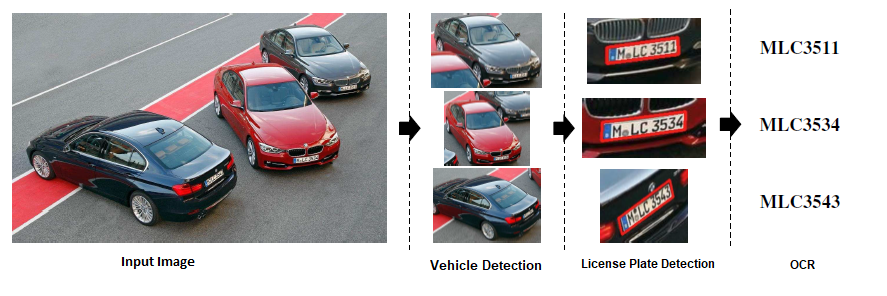
#> input picture Illustration/ALPD_3steps.png, 887 x 296 px, given in place of the camera
$ jupyter execute --allow-errors 'Color filtering.ipynb'   (shell and % lines are left out)   (text cells are left out)
#> lines starting #> are read from the running program, lines starting #| are printed output that depends on the picture; after the words box and inside, x2 and y2 are one past the last pixel; in counts of white or black regions, pixels touching at a corner belong together
[cell 1]
import cv2
import numpy as np

capt = cv2.VideoCapture(0)

while(1):
    _, frame = capt.read()
#> frame is the input picture: shape (296, 887, 3); mean B, G, R 180.5, 178.8, 183.9
    hsv = cv2.cvtColor(frame, cv2.COLOR_BGR2HSV)
#> hsv: shape (296, 887, 3); mean H, S, V 44.5, 32.7, 190

    lower_red = np.array([30,150,50])
    upper_red = np.array([255,255,180])

    mask = cv2.inRange(hsv, lower_red, upper_red)
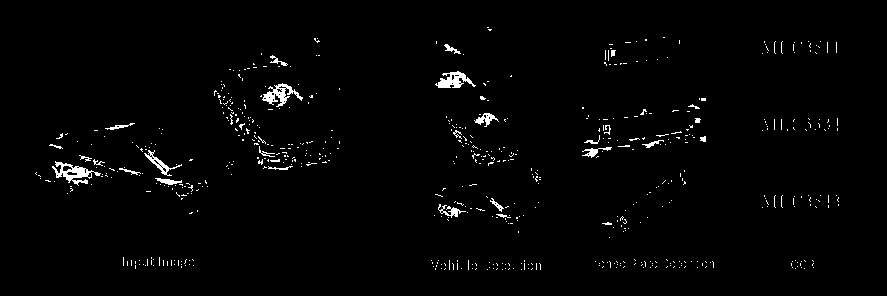
#> mask: shape (296, 887); 1.7% white in thin lines or dots, all inside (x1, y1, x2, y2) = (35, 27, 839, 270)
    res = cv2.bitwise_and(frame,frame, mask= mask)
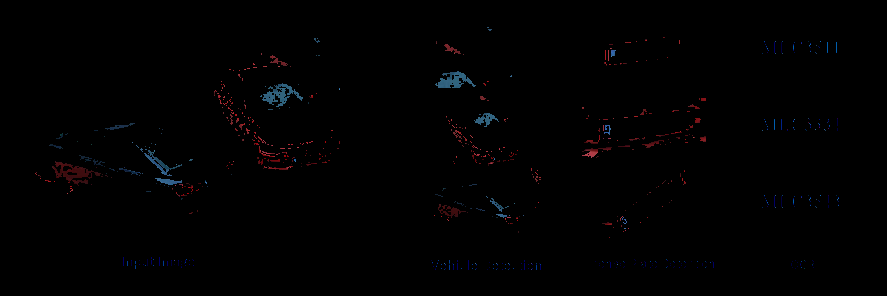
#> res: shape (296, 887, 3); mean B, G, R 1.2, 0.8, 1.1

    cv2.imshow('frame',frame)
    cv2.imshow('mask',mask)
    cv2.imshow('res',res)

    k = cv2.waitKey(5) & 0xFF
#> (key Esc is pressed here)
    if k == 27:
        break

cv2.destroyAllWindows()
capt.release()

[cell 2]
# ploting the results for the notebook

import numpy as np
import matplotlib.pyplot as plt
import cv2

image = cv2.imread('C:/Users/jeanjules.bigeard/OneDrive - Neato Robotics/Documents/results.jpg')
#> (the rest of this cell did not finish here and is left out)

[cell 3]
import cv2
import numpy as np

capt = cv2.VideoCapture(0)

while(1):

    _, frame = capt.read()
    hsv = cv2.cvtColor(frame, cv2.COLOR_BGR2HSV)

    lower_red = np.array([30,150,50])
    upper_red = np.array([255,255,180])

    mask = cv2.inRange(hsv, lower_red, upper_red)
    res = cv2.bitwise_and(frame,frame, mask= mask)

    kernel = np.ones((15,15),np.float32)/225
    smoothed = cv2.filter2D(res,-1,kernel)
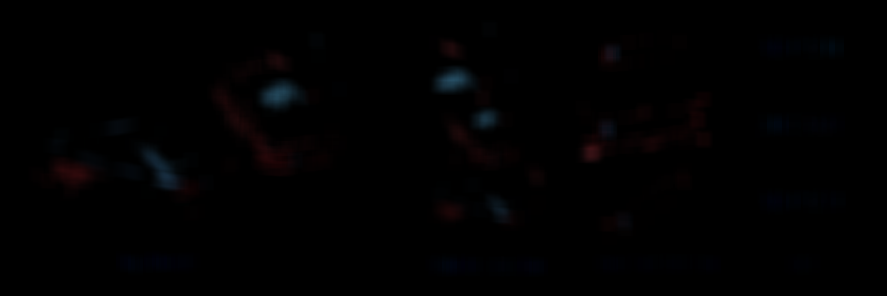
#> smoothed: shape (296, 887, 3); mean B, G, R 1.2, 0.8, 1.1
    blur = cv2.GaussianBlur(res,(15,15),0)
    median = cv2.medianBlur(res,15)
    bilateral = cv2.bilateralFilter(res,15,75,75)

    cv2.imshow('bilateral Blur',bilateral)
    cv2.imshow('Median Blur',median)
    cv2.imshow('Gaussian Blurring',blur)
    cv2.imshow('Original',frame)
    cv2.imshow('Averaging',smoothed)

    k = cv2.waitKey(5) & 0xFF
#> (key Esc is pressed here)
    if k == 27:
        break

cv2.destroyAllWindows()
capt.release()

[cell 4]
# ploting the results for the notebook

import numpy as np
import matplotlib.pyplot as plt
import cv2

im = cv2.imread('C:/Users/jeanjules.bigeard/OneDrive - Neato Robotics/Documents/blurring.jpg')
#> (the rest of this cell did not finish here and is left out)

[cell 5]
capt = cv2.VideoCapture(1)

while(1):

    _, frame = capt.read()
    hsv = cv2.cvtColor(frame, cv2.COLOR_BGR2HSV)

    lower_red = np.array([30,150,50])
    upper_red = np.array([255,255,180])

    mask = cv2.inRange(hsv, lower_red, upper_red)
    res = cv2.bitwise_and(frame,frame, mask= mask)

    kernel = np.ones((5,5),np.uint8)

    opening = cv2.morphologyEx(mask, cv2.MORPH_OPEN, kernel)
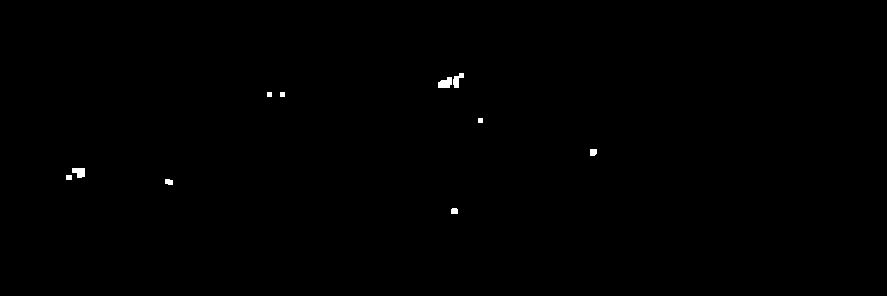
#> opening: shape (296, 887); 0.21% white; 10 white regions, largest, box (x1, y1, x2, y2) and area: (438, 77, 452, 88) 116, (72, 168, 85, 178) 102, (453, 73, 464, 88) 91
    closing = cv2.morphologyEx(mask, cv2.MORPH_CLOSE, kernel)
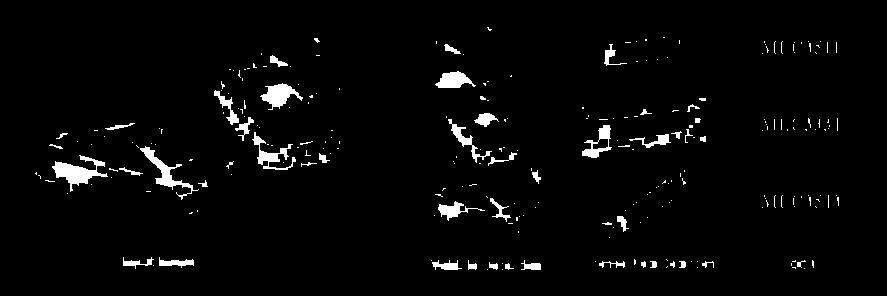
#> closing: shape (296, 887); 2.9% white; 259 white regions (212 under 20 px), largest, box (x1, y1, x2, y2) and area: (52, 155, 108, 192) 777, (140, 146, 199, 200) 600, (260, 83, 303, 110) 546

    cv2.imshow('Original',frame)
    cv2.imshow('Mask',mask)
    cv2.imshow('Opening',opening)
    cv2.imshow('Closing',closing)

    k = cv2.waitKey(5) & 0xFF
#> (key Esc is pressed here)
    if k == 27:
        break

cv2.destroyAllWindows()
capt.release()

$ run again, on Illustration/Dice.png
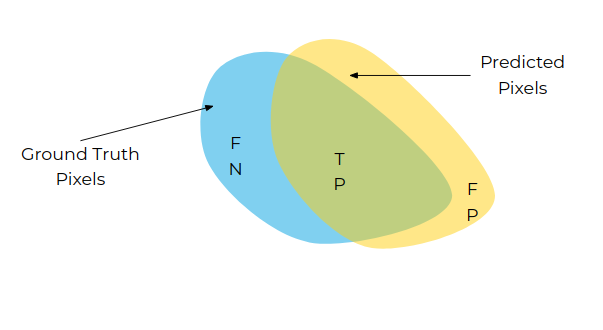
#> input picture Illustration/Dice.png, 603 x 330 px, given in place of the camera
#> frame is the input picture: shape (330, 603, 3); mean B, G, R 232.6, 244.1, 238.9
#> hsv: shape (330, 603, 3); mean H, S, V 12.1, 25.5, 247.9
#> `mask = cv2.inRange(hsv, lower_red, upper_red)`:
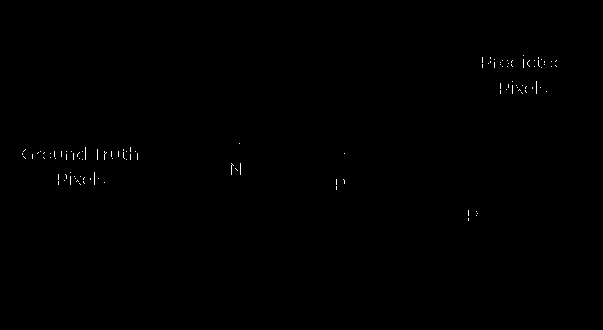
#> mask: shape (330, 603); 0.19% white in thin lines or dots, all inside (x1, y1, x2, y2) = (22, 55, 557, 221)
#> median: shape (330, 603, 3); every value is 0
#> opening: shape (330, 603); every value is 0
#> `closing = cv2.morphologyEx(mask, cv2.MORPH_CLOSE, kernel)`:
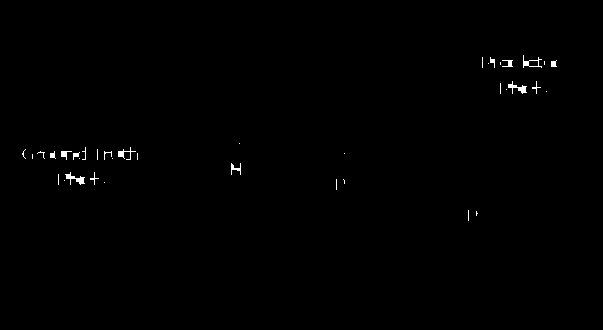
#> closing: shape (330, 603); 0.4% white; 38 white regions (24 under 20 px), largest, box (x1, y1, x2, y2) and area: (65, 172, 85, 185) 97, (508, 81, 527, 94) 92, (523, 55, 542, 68) 73
